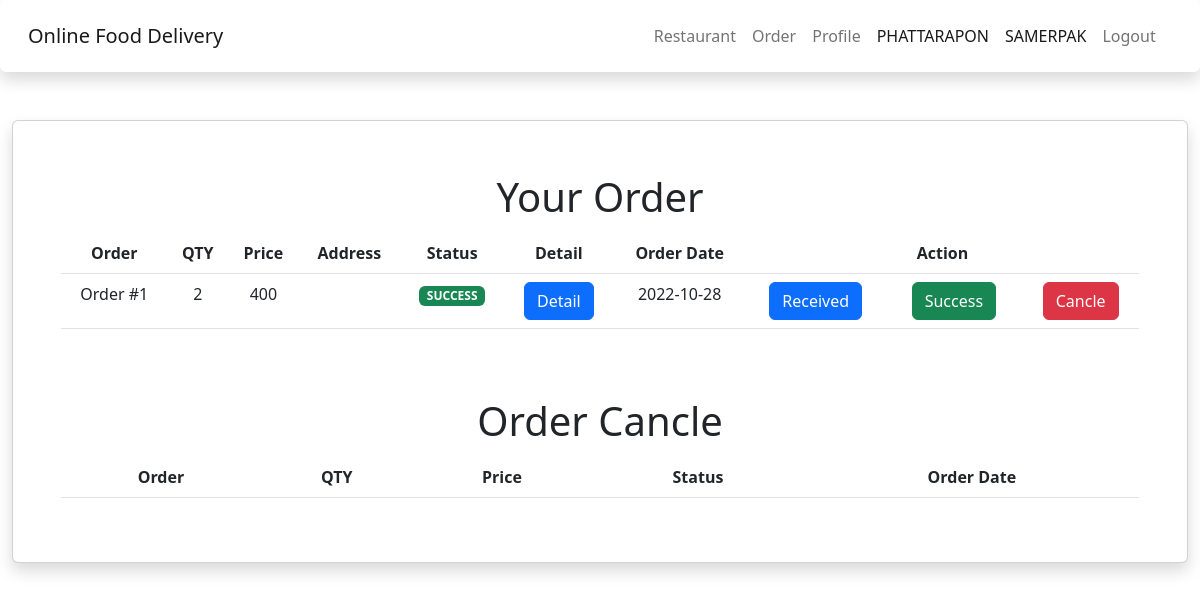
Page /rider/order.php (signed in) on the earlier database version.
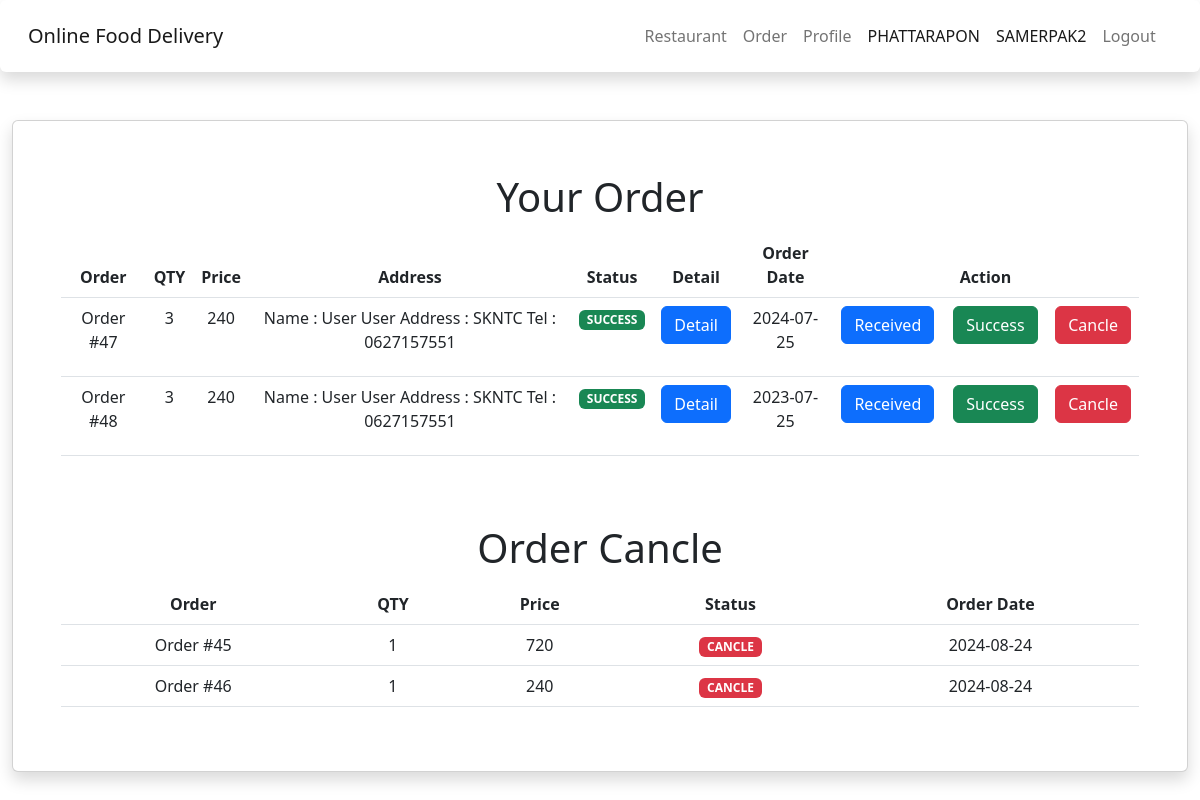
Same page on the later database version.
### tables this page shows
CREATE TABLE `orders` (
  `order_id` int(11) NOT NULL,
  `res_id` int(11) NOT NULL,
  `mem_id` int(11) NOT NULL,
  `order_qty` int(10) NOT NULL,
  `order_price` float NOT NULL,
  `order_status` varchar(20) NOT NULL DEFAULT 'in_process',
  `order_date` date NOT NULL,
  `order_success` timestamp NULL DEFAULT CURRENT_TIMESTAMP,
  `mem_status` varchar(10) DEFAULT NULL,
  `order_group` int(11) DEFAULT NULL,
  `order_address` varchar(255) DEFAULT NULL,
  `mem_note` varchar(255) DEFAULT NULL
);

### rider/order.php (the view, shortened to what the changed rows need)
<!DOCTYPE html>
<html lang="en">
<head>
    <?php include('../asset/head/head-rider.php'); ?>
</head>
<body>
    <div class="container-fluid content">
        <div class="card shadow p-5 mb-5 bg-body rounded">
            <h1 align="center" class="p-1">Your Order</h1>
            <div class="table-responsive">
                <table class="table">
                    <thead align="center">
                        <th>Order</th>
                        <th>QTY</th>
                        <th>Price</th>
                        <th>Address</th>
                        <th>Status</th>
                        <th>Detail</th>
                        <th>Order Date</th>
                        <th colspan="3">Action</th>
                    </thead>
                    <?php
                    include('../connect.php');
                    $sql1 = "SELECT * FROM restaurant ";
                    $query1 = mysqli_query($conn, $sql1);
                    $result1 = mysqli_fetch_array($query1);
                    ?>
                    <?php
                    $res_id = $result1['res_id'];
                    $sql = "SELECT * FROM orders WHERE res_id = '$res_id' and order_status IN ('waiting','delivery','success') and mem_status = 'rider' ";
                    $query = mysqli_query($conn, $sql);
                    while ($result = mysqli_fetch_array($query)) {
                        ?>
                        <tbody class="text-center">
                            <form action="config_order.php" method="POST">
                                <td><input type="hidden" name="order_id" disabled class="form-control"
                                        value="<?php echo $result['order_id']; ?>">Order #<?php echo $result['order_id']; ?>
                                </td>
                                <td><input type="hidden" name="order_qty" class="form-control"
                                        value="<?php echo $result['order_qty']; ?>"><?php echo $result['order_qty']; ?></td>
                                <td><input type="hidden" name="order_price" class="form-control"
                                        value="<?php echo $result['order_price']; ?>"><?php echo $result['order_price']; ?>
                                </td>
                                <td><input type="hidden" name="order_address" class="form-control"
                                        value="<?php echo $result['order_address']; ?>"><?php echo $result['order_address']; ?>
                                </td>
                                <td><input type="hidden" name="order_status" class="form-control"
                                    <?php
                                    if ($result['order_status'] == 'in_process') {
                                        echo '<span class="badge text-bg-primary">IN PROCESS</span>';
                                    } else if ($result['order_status'] == 'waiting') {
                                        echo '<span class="badge text-bg-warning">WAITING ORDER</span>';
                                    } else if ($result['order_status'] == 'delivery') {
                                        echo '<span class="badge text-bg-info text-dark">DELIVERY</span>';
                                    } else if ($result['order_status'] == 'success') {
                                        echo '<span class="badge text-bg-success">SUCCESS</span>';
                                    } else if ($result['order_status'] == 'cancle') {
                                        echo '<span class="badge text-bg-danger">CANCLE</span>';
                                    }
                                    ?>
                                </td>
                                <td>
                                    <button type="button" class="btn btn-primary" data-bs-toggle="modal"
                                        data-bs-target="#modal-<?php echo $result['order_id']; ?>">
                                        Detail
                                    </button>
                                </td>
                                <td><input type="hidden" name="order_date" class="form-control"
                                        value="<?php echo $result['order_date']; ?>"><?php echo $result['order_date']; ?>
                                </td>
                                <td><button type="submit" name="re_order" class="btn btn-primary">Received</button>&nbsp;
                                </td>
                                <td><button type="submit" name="success" class="btn btn-success">Success</button>&nbsp;</td>
                                <td><button type="submit" name="cancle" class="btn btn-danger">Cancle</button>
                                </td>
                        </tbody>
                    <?php } ?>
                </table>
            </div>
            <br>
            <br>
            <h1 align="center" class="p-1">Order Cancle</h1>
            <div class="table-responsive">
                <table class="table">
                    <thead align="center">
                        <th>Order</th>
                        <th>QTY</th>
                        <th>Price</th>
                        <th>Status</th>
                        <th>Order Date</th>
                    </thead>
                    <?php
                    include('../connect.php');
                    $sql = "SELECT * FROM orders WHERE res_id = '$res_id' and order_status = 'cancle'";
                    $query = mysqli_query($conn, $sql);
                    while ($result = mysqli_fetch_array($query)) {
                        ?>
                        <tbody class="text-center">
                            <form>
                                <td><input type="hidden" name="order_id" disabled class="form-control"
                                        value="<?php echo $result['order_id']; ?>">Order #<?php echo $result['order_id']; ?>
                                </td>
                                <td><input type="hidden" name="order_qty" class="form-control"
                                        value="<?php echo $result['order_qty']; ?>"><?php echo $result['order_qty']; ?></td>
                                <td><input type="hidden" name="order_price" class="form-control"
                                        value="<?php echo $result['order_price']; ?>"><?php echo $result['order_price']; ?>
                                </td>
                                <td><input type="hidden" name="order_status" class="form-control"
                                    <?php
                                    if ($result['order_status'] == 'in_process') {
                                        echo '<span class="badge text-bg-primary">IN PROCESS</span>';
                                    } else if ($result['order_status'] == 'waiting') {
                                        echo '<span class="badge text-bg-warning">WAITING RIDER</span>';
                                    } else if ($result['order_status'] == 'delivery') {
                                        echo '<span class="badge text-bg-info text-dark">DELIVERY</span>';
                                    } else if ($result['order_status'] == 'success') {
                                        echo '<span class="badge text-bg-success">SUCCESS</span>';
                                    } else if ($result['order_status'] == 'cancle') {
                                        echo '<span class="badge text-bg-danger">CANCLE</span>';
                                    }
                                    ?>
                                </td>
                                <td><input type="hidden" name="order_date" class="form-control"
                                        value="<?php echo $result['order_date']; ?>"><?php echo $result['order_date']; ?>
                                </td>
                        </tbody>
                    <?php } ?>
                </table>
            </div>
        </div>
    </div>
</body>
</html>

### asset/head/head-rider.php (shortened to what the changed rows need)
<?php
    if(!$_SESSION["mem_id"]){
        header("location: ../index.php");
    }else{?>
<header>
    <link rel="stylesheet" href="../asset/css/bootstrap.min.css">
    <nav class="navbar navbar-expand-lg bg-light shadow p-3 mb-5 bg-body rounded">
    <div class="container-fluid">
        <a class="navbar-brand" href="index.php">Online Food Delivery</a>
        <div class="collapse navbar-collapse" id="navbarNav">
            <ul class="navbar-nav ms-auto mb-2 mb-lg-0">
                <li class="nav-item">
                    <a class="nav-link" href="restaurant.php">Restaurant</a>
                </li>
                <li class="nav-item">
                    <a class="nav-link" href="order.php">Order</a>
                </li>
                <li class="nav-item">
                    <a class="nav-link" href="profile.php">Profile</a>
                </li>
                <li class="nav-item">
                    <a class="nav-link active"><?php echo strtoupper($_SESSION["mem_name"]); ?></a>
                </li>
                <li class="nav-item">
                    <a class="nav-link active"><?php echo strtoupper($_SESSION["mem_last"]); ?></a>
                </li>
                <li class="nav-item">
                    <a class="nav-link" href="../logout.php">Logout&nbsp;&nbsp;</a>
                </li>
            </ul>
        </div>
    </div>
</nav>
</header>
<?php } ?>

Differences in the rows shown:
removed orders: order_id "1", order_qty "2", order_price "400", order_status "SUCCESS", order_date "2022-10-28", shown under "Your Order"
added orders: order_id "47", order_qty "3", order_price "240", order_address "Name : User User Address : SKNTC Tel : 0627157551", order_status "SUCCESS", order_date "2024-07-25", shown under "Your Order"
added orders: order_id "48", order_qty "3", order_price "240", order_address "Name : User User Address : SKNTC Tel : 0627157551", order_status "SUCCESS", order_date "2023-07-25", shown under "Your Order"
added orders: order_id "45", order_qty "1", order_price "720", order_status "CANCLE", order_date "2024-08-24", shown under "Order Cancle"
added orders: order_id "46", order_qty "1", order_price "240", order_status "CANCLE", order_date "2024-08-24", shown under "Order Cancle"
Other differences:
$_SESSION["mem_last"]: "SAMERPAK" → "SAMERPAK2"
